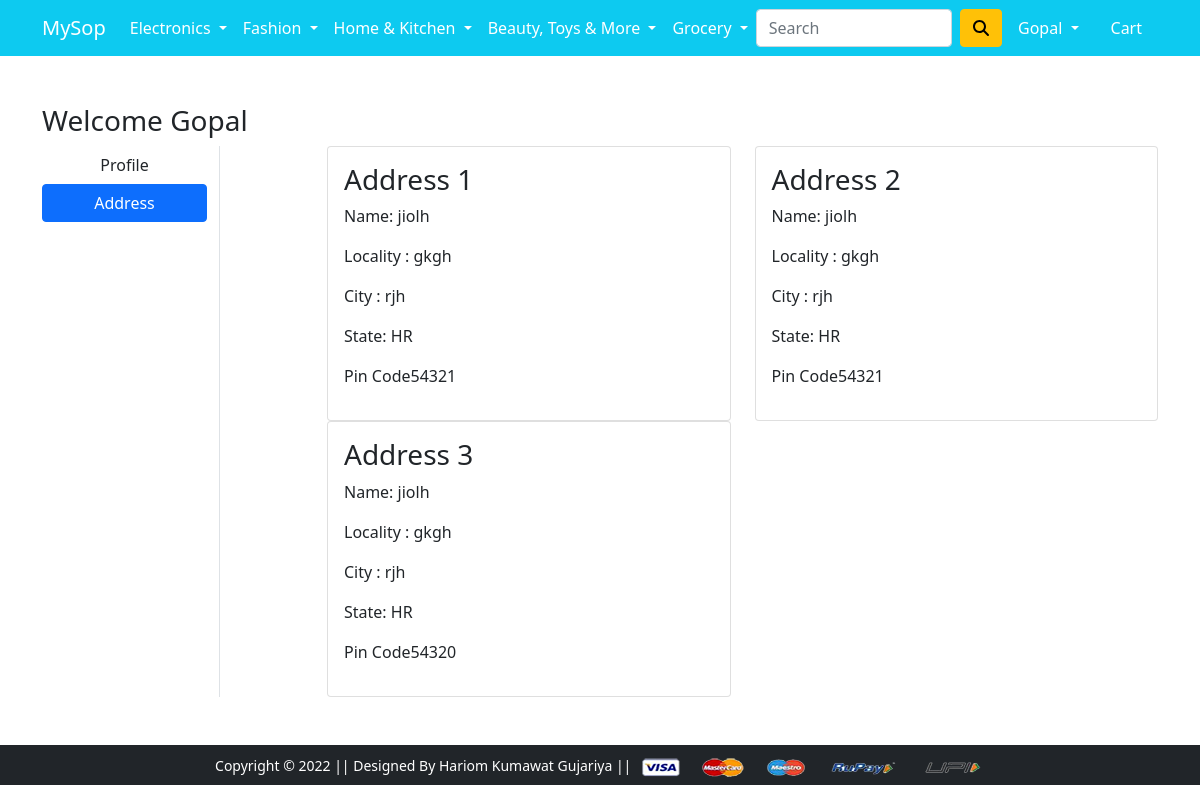
The app's page /address/ (signed in) with its own data.
### app/models.py (models this page shows, shortened)
class Customer(models.Model):
     user = models.ForeignKey(User,on_delete=models.CASCADE)
     name = models.CharField(max_length=200)
     locality =models.CharField(max_length=200)
     city = models.CharField(max_length=50)
     zipcode =models.IntegerField()
     state = models.CharField(choices=STATE_CHOICES,max_length=50)

### app/views.py (the view)
# urls.py: path('address/', views.address, name='address'),
@login_required
def address(request):
    add = Customer.objects.filter(user=request.user)
    return render(request, "app/address.html", {"add": add, "active": "btn-primary"})

### app/templates/app/address.html (shortened to what this page needs)
{% extends 'app/base.html' %}
{% load static %}
{% block main-content %}
<div class="container my-5">
 <div class="row">
 <h3>Welcome {{request.user.username|capfirst}}</h3>
  <div class="col-sm-2 border-end">
   <ul class="list-unstyled">
    <li class="d-grid"><a href="{% url 'profile' %}" class="btn ">Profile</a></li>
    <li class="d-grid"><a href="{% url 'address' %}" class="btn {{active}}">Address</a></li>
   </ul>
  </div>
  <div class="col-sm-9 offset-sm-1">
   <div class="row">
   {% for ad in add %}
    <div class="col-sm-6">
     <div class="card">
      <div class="card-body">
       <h3>Address {{forloop.counter}} </h3>
       <p>Name: {{ad.name}}</p>
       <p>Locality : {{ad.locality}}</p>
       <p>City : {{ad.city}}</p>
       <p>State: {{ad.state}}</p>
       <p>Pin Code{{ad.zipcode}}</p>
      </div>
     </div>
    </div>
   {% endfor %}
   </div>
  </div>
 </div>
</div>
{% endblock main-content %}

### app/templates/app/base.html (shortened to what this page needs)
<!doctype html>
{% load static %}
<html lang="en">
  <head>
    <link href="https://cdn.jsdelivr.net/npm/bootstrap@5.0.0-beta1/dist/css/bootstrap.min.css" rel="stylesheet">
    <link rel="stylesheet" href="{% static 'app/css/owl.carousel.min.css' %}">
    <link rel="stylesheet" href="{% static 'app/css/all.min.css' %}">
    <link rel="stylesheet" href="{% static 'app/css/style.css' %}">
  </head>
  <body>
    <nav class="navbar navbar-expand-lg navbar-dark bg-info sticky-top">
     <div class="container">
       <a class="navbar-brand" href="/">MySop</a>
       <div class="collapse navbar-collapse" id="navbarSupportedContent">
         <ul class="navbar-nav me-auto mb-2 mb-lg-0">
           <li class="nav-item dropdown">
             <a class="nav-link dropdown-toggle text-white" href="#" id="electronicsDropdown" role="button" data-bs-toggle="dropdown" aria-expanded="false">
               Electronics
             </a>
           </li>
           <li class="nav-item dropdown">
             <a class="nav-link dropdown-toggle text-white" href="#" id="fashionDropdown" role="button" data-bs-toggle="dropdown" aria-expanded="false">
               Fashion
             </a>
           </li>
           <li class="nav-item dropdown">
            <a class="nav-link dropdown-toggle text-white" href="#" id="electronicsDropdown" role="button" data-bs-toggle="dropdown" aria-expanded="false">
              Home & Kitchen
            </a>
          </li>
          <li class="nav-item dropdown">
            <a class="nav-link dropdown-toggle text-white" href="#" id="electronicsDropdown" role="button" data-bs-toggle="dropdown" aria-expanded="false">
              Beauty, Toys & More
            </a>
          </li>
          <li class="nav-item dropdown">
            <a class="nav-link dropdown-toggle text-white" href="#" id="electronicsDropdown" role="button" data-bs-toggle="dropdown" aria-expanded="false">
              Grocery
            </a>
          </li>
         </ul>
         <form class="d-flex">
           <input class="form-control me-2" type="search" placeholder="Search" aria-label="Search">
           <button class="btn btn-warning" type="submit"><i class="fa fa-search" aria-hidden="true"></i></button>
         </form>
         <div>
          <ul class="navbar-nav me-auto mb-2 mb-lg-0">
           {% if user.is_authenticated %}
           <li class="nav-item dropdown mx-2">
              <a class="nav-link dropdown-toggle text-white" href="#" id="profileDropdown" role="button" data-bs-toggle="dropdown" aria-expanded="false">
               {{request.user.username|capfirst}}
              </a>
            </li>
            <li class="nav-item mx-2">
             <a href="{% url 'showcart' %}"  class="nav-link text-white"> Cart </a>
            </li>
             {% endif %}
          </ul>
         </div>
       </div>
     </div>
    </nav>
    {% block main-content %} {% endblock main-content %}
    <footer class="container-fluid bg-dark text-center p-2 mt-5">
        <small class="text-white">Copyright &copy; 2022 || Designed By Hariom Kumawat Gujariya || </small>
        <img src="{% static 'app/images/payment.png' %}" alt="" srcset="" class="img-fluid" height="2px">
    </footer>
  </body>
</html>

### records on screen
Customer: name "jiolh", locality "gkgh", city "rjh", state "HR", zipcode "54321"
Customer: name "jiolh", locality "gkgh", city "rjh", state "HR", zipcode "54321"
Customer: name "jiolh", locality "gkgh", city "rjh", state "HR", zipcode "54320"

### other values on screen
{{ request.user.username|capfirst }} "Gopal"
